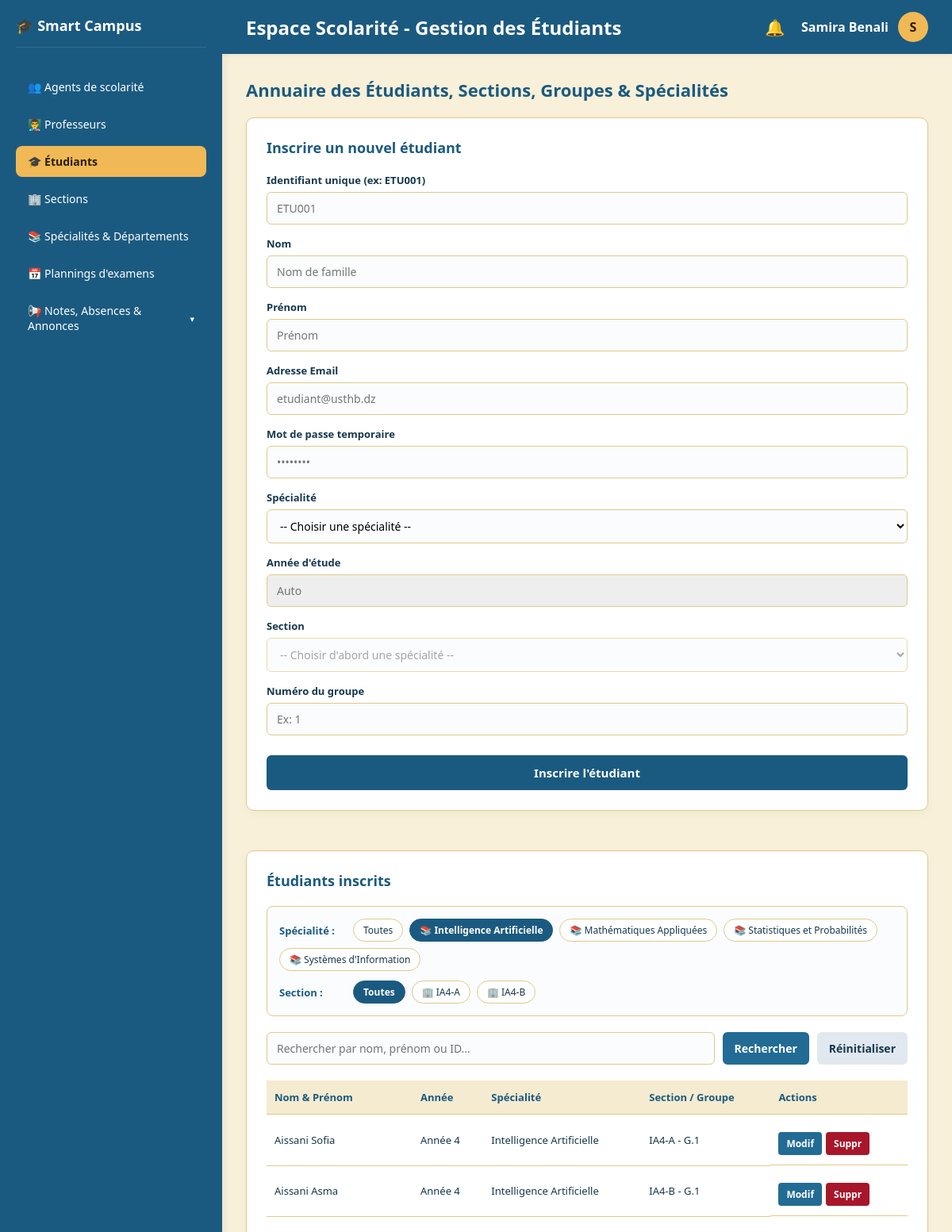
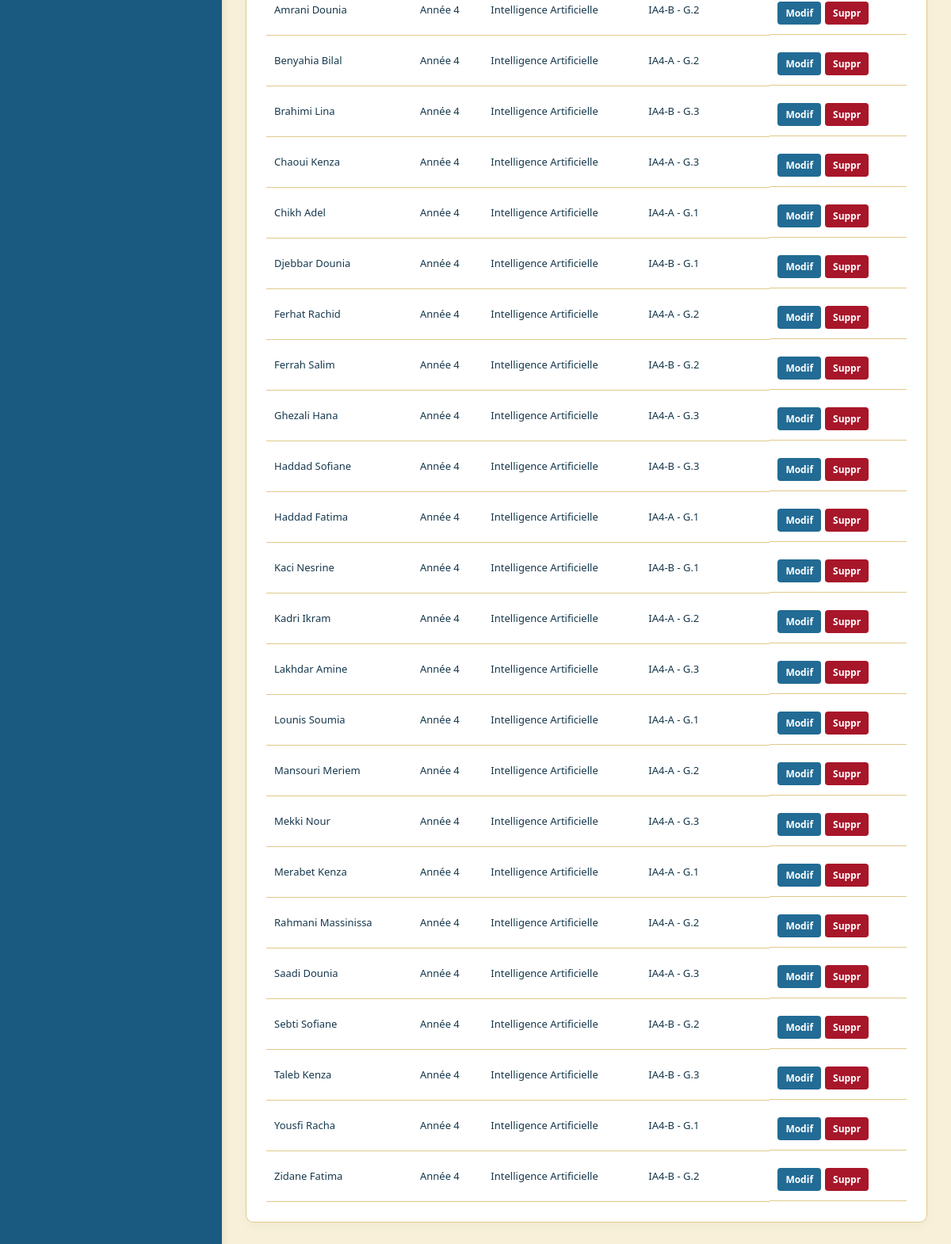
Page /gestion_etudiants.php?spec=9 (signed in) on the committed database (2 pictures, top to bottom).
### tables this page shows
CREATE TABLE `specialite` (
  `id_sp` int(11) NOT NULL,
  `NomSp` varchar(100) NOT NULL,
  `id_Dep` int(11) DEFAULT NULL,
  `annee` int(11) NOT NULL
);

CREATE TABLE `section` (
  `id_Sec` int(11) NOT NULL,
  `nom_sec` varchar(100) NOT NULL,
  `id_sp` int(11) DEFAULT NULL,
  `nombre_groupes` int(11) DEFAULT 4
);

### gestion_etudiants.php (the view, shortened to what this page needs)
<?php
$host = 'localhost';
$db   = 'smart_campus';
$user = 'root';
$pass = '';
try {
    $pdo = new PDO("mysql:host=$host;dbname=$db;charset=utf8mb4", $user, $pass);
    $pdo->setAttribute(PDO::ATTR_ERRMODE, PDO::ERRMODE_EXCEPTION);
    $stmt_sections = $pdo->query("SELECT * FROM section ORDER BY nom_sec ASC");
    $sections = $stmt_sections->fetchAll(PDO::FETCH_ASSOC);
    $stmt_specs = $pdo->query("SELECT * FROM specialite ORDER BY NomSp ASC");
    $specialites = $stmt_specs->fetchAll(PDO::FETCH_ASSOC);
    $spec_filter = trim($_GET['spec'] ?? '');
    $sec_filter = trim($_GET['sec'] ?? '');
    $groupe_filter = trim($_GET['groupe'] ?? '');
    $search = trim($_GET['search'] ?? '');
    $sql = "SELECT u.id_user, u.nom, u.prenom, u.email, e.annee, e.groupe, e.id_Sec, e.id_sp, sec.nom_sec, sp.NomSp as nom_spec
            FROM etudiant e
            JOIN user u ON e.id_user COLLATE utf8mb4_unicode_ci = u.id_user COLLATE utf8mb4_unicode_ci
            LEFT JOIN section sec ON e.id_Sec = sec.id_Sec
            LEFT JOIN specialite sp ON e.id_sp = sp.id_sp
            WHERE 1=1";
    $params = [];
    if (!empty($spec_filter)) {
        $sql .= " AND e.id_sp = ?";
        $params[] = $spec_filter;
    }
    $sql .= " ORDER BY u.nom ASC";
    $stmt_etus = $pdo->prepare($sql);
    $stmt_etus->execute($params);
    $etudiants = $stmt_etus->fetchAll(PDO::FETCH_ASSOC);
} catch (PDOException $e) {
    if (isset($pdo) && $pdo->inTransaction()) {
        $pdo->rollBack();
    }
    $error = "Erreur de base de données : " . $e->getMessage();
}
?>
<!DOCTYPE html>
<html lang="fr">
<head>
</head>
<body>
    <div class="sidebar">
        <div class="sidebar-top">
            <div class="logo-area">
                <span>🎓 Smart Campus</span>
            </div>
            <div class="menu">
                <?php if (!empty($_SESSION['is_super_admin'])): ?>
                    <a href="admin_principal_dashboard.php" class="menu-item">👥 Agents de scolarité</a>
                <?php endif; ?>
                <a href="gestion_profs.php" class="menu-item">👨‍🏫 Professeurs</a>
                <a href="gestion_etudiants.php" class="menu-item active">🎓 Étudiants</a>
                <a href="gestion_sections.php" class="menu-item">🏢 Sections</a>
                <a href="gestion_specialites.php" class="menu-item">📚 Spécialités & Départements</a>
                <a href="gestion_examens.php" class="menu-item">📅 Plannings d'examens</a>
                <div class="menu-dropdown">
                    <a href="javascript:void(0);" class="menu-item dropdown-toggle" onclick="toggleSubmenu()">
                        <span>📢 Notes, Absences & Annonces</span>
                        <span id="arrow" style="font-size: 11px;">▾</span>
                    </a>
                </div>
            </div>
        </div>
    </div>
    <div class="main-content">
        <div class="top-navbar">
            <h2>Espace Scolarité - Gestion des Étudiants</h2>
<div class="notif-menu-container" onclick="toggleNotifMenu(event)" style="position: relative; cursor: pointer; margin-right: -160px;">
    <div style="font-size: 20px; position: relative;">
        🔔
    </div>
</div>
            <div class="user-menu-container" onclick="toggleUserMenu(event)">
                <div class="user-profile">
                    <span><strong><?php echo htmlspecialchars($_SESSION['prenom'] . ' ' . $_SESSION['nom']); ?></strong></span>
                    <div class="user-avatar"><?php echo strtoupper(substr($_SESSION['prenom'], 0, 1)); ?></div>
                </div>
            </div>
        </div>
        <div class="content-body">
            <h3 class="section-title">Annuaire des Étudiants, Sections, Groupes & Spécialités</h3>
            <div class="admin-grid">
                <div class="card">
                    <h3>Inscrire un nouvel étudiant</h3>
                    <form action="gestion_etudiants.php" method="POST">
                        <div class="form-group">
                            <label for="id_etudiant">Identifiant unique (ex: ETU001)</label>
                            <input type="text" id="id_etudiant" name="id_etudiant" required placeholder="ETU001">
                        </div>
                        <div class="form-group">
                            <label for="nom">Nom</label>
                            <input type="text" id="nom" name="nom" required placeholder="Nom de famille">
                        </div>
                        <div class="form-group">
                            <label for="prenom">Prénom</label>
                            <input type="text" id="prenom" name="prenom" required placeholder="Prénom">
                        </div>
                        <div class="form-group">
                            <label for="email">Adresse Email</label>
                            <input type="email" id="email" name="email" required placeholder="etudiant@usthb.dz">
                        </div>
                        <div class="form-group">
                            <label for="password">Mot de passe temporaire</label>
                            <input type="password" id="password" name="password" required placeholder="••••••••">
                        </div>
                        <div class="form-group">
                            <label for="id_spec">Spécialité</label>
                            <select id="id_spec" name="id_spec" onchange="surChangementSpecialite('id_spec', 'annee', 'id_section')" required>
                                <option value="">-- Choisir une spécialité --</option>
                            </select>
                        </div>
                        <div class="form-group">
                            <label for="annee">Année d'étude</label>
                            <input type="number" id="annee" name="annee" readonly style="background-color: #eee;" required placeholder="Auto">
                        </div>
                        <div class="form-group">
                            <label for="id_section">Section</label>
                            <select id="id_section" name="id_section" required disabled>
                                <option value="">-- Choisir d'abord une spécialité --</option>
                            </select>
                        </div>
                        <div class="form-group">
                            <label for="groupe">Numéro du groupe</label>
                            <input type="number" id="groupe" name="groupe" min="1" required placeholder="Ex: 1">
                        </div>
                        <button type="submit" name="ajouter_etudiant" class="btn-submit">Inscrire l'étudiant</button>
                    </form>
                </div>
                <div class="card">
                    <h3>Étudiants inscrits</h3>
                    <div class="filter-container">
                        <div class="filter-group-row">
                            <span class="filter-label">Spécialité :</span>
                            <a href="gestion_etudiants.php<?php echo !empty($search) ? '?search=' . urlencode($search) : ''; ?>"
                               class="filter-pill <?php echo empty($spec_filter) ? 'active' : ''; ?>">Toutes</a>
                            <?php foreach ($specialites as $sp): ?>
                                <a href="gestion_etudiants.php?spec=<?php echo $sp['id_sp']; ?><?php echo !empty($search) ? '&search=' . urlencode($search) : ''; ?>"
                                   class="filter-pill <?php echo ($spec_filter == $sp['id_sp']) ? 'active' : ''; ?>">
                                    📚 <?php echo htmlspecialchars($sp['NomSp']); ?>
                                </a>
                            <?php endforeach; ?>
                        </div>
                        <?php if (!empty($spec_filter)):
                            $filtered_sections = array_filter($sections, function($sec) use ($spec_filter) {
                                return $sec['id_sp'] == $spec_filter;
                            });
                        ?>
                        <div class="filter-group-row">
                            <span class="filter-label">Section :</span>
                            <a href="gestion_etudiants.php?spec=<?php echo $spec_filter; ?><?php echo !empty($search) ? '&search=' . urlencode($search) : ''; ?>"
                               class="filter-pill <?php echo empty($sec_filter) ? 'active' : ''; ?>">Toutes</a>
                            <?php foreach ($filtered_sections as $sec): ?>
                                <a href="gestion_etudiants.php?spec=<?php echo $spec_filter; ?>&sec=<?php echo $sec['id_Sec']; ?><?php echo !empty($search) ? '&search=' . urlencode($search) : ''; ?>"
                                   class="filter-pill <?php echo ($sec_filter == $sec['id_Sec']) ? 'active' : ''; ?>">
                                    🏢 <?php echo htmlspecialchars($sec['nom_sec']); ?>
                                </a>
                            <?php endforeach; ?>
                        </div>
                        <?php endif; ?>
                    </div>
                    <form action="gestion_etudiants.php" method="GET" class="search-form">
                        <input type="text" name="search" placeholder="Rechercher par nom, prénom ou ID..." value="<?php echo htmlspecialchars($search); ?>">
                        <button type="submit" class="btn-search">Rechercher</button>
                        <?php if (!empty($search) || !empty($spec_filter) || !empty($sec_filter) || !empty($groupe_filter)): ?>
                            <a href="gestion_etudiants.php" class="btn-reset" title="Réinitialiser tous les filtres">Réinitialiser</a>
                        <?php endif; ?>
                    </form>
                    <?php if (empty($etudiants)): ?>
                        <p style="color: var(--text-muted);">Aucun étudiant trouvé pour ces critères.</p>
                    <?php else: ?>
                        <div style="overflow-x: auto;">
                            <table>
                                <thead>
                                    <tr>
                                        <th>Nom & Prénom</th>
                                        <th>Année</th>
                                        <th>Spécialité</th>
                                        <th>Section / Groupe</th>
                                        <th>Actions</th>
                                    </tr>
                                </thead>
                                <tbody>
                                    <?php foreach ($etudiants as $etu): ?>
                                        <tr>
                                            <td><?php echo htmlspecialchars($etu['nom'] . ' ' . $etu['prenom']); ?></td>
                                            <td>Année <?php echo htmlspecialchars($etu['annee']); ?></td>
                                            <td><?php echo htmlspecialchars($etu['nom_spec'] ?? 'Non assignée'); ?></td>
                                            <td><?php echo htmlspecialchars(($etu['nom_sec'] ?? 'Section') . ' - G.' . ($etu['groupe'] ?? 1)); ?></td>
                                            <td style="display: flex; align-items: center; gap: 5px;">
                                                <button type="button" class="btn-edit" onclick="ouvrirModalEdit(
                                                    '<?php echo htmlspecialchars($etu['id_user']); ?>',
                                                    '<?php echo addslashes($etu['nom']); ?>',
                                                    '<?php echo addslashes($etu['prenom']); ?>',
                                                    '<?php echo addslashes($etu['email']); ?>',
                                                    '<?php echo htmlspecialchars($etu['id_sp'] ?? ''); ?>',
                                                    '<?php echo htmlspecialchars($etu['id_Sec'] ?? ''); ?>',
                                                    '<?php echo htmlspecialchars($etu['groupe'] ?? 1); ?>'
                                                )">Modif</button>
                                                <form action="gestion_etudiants.php" method="POST" onsubmit="return confirm('Supprimer cet étudiant ?');" style="display:inline; margin: 0;">
                                                    <button type="submit" name="supprimer_etudiant" class="btn-delete">Suppr</button>
                                                </form>
                                            </td>
                                        </tr>
                                    <?php endforeach; ?>
                                </tbody>
                            </table>
                        </div>
                    <?php endif; ?>
                </div>
            </div>
        </div>
    </div>
</body>
</html>

### rows in the picture
specialite: NomSp "Intelligence Artificielle"
specialite: NomSp "Mathématiques Appliquées"
specialite: NomSp "Statistiques et Probabilités"
specialite: NomSp "Systèmes d'Information"
section: nom_sec "IA4-A"
section: nom_sec "IA4-B"

### other values in the picture
$_SESSION['prenom'] . ' ' . $_SESSION['nom'] "Samira Benali"
substr($_SESSION['prenom'], 0, 1) "S"
$etu['nom'] . ' ' . $etu['prenom'] "Aissani Sofia"
$etu['annee'] "4"
$etu['nom_spec'] "Intelligence Artificielle"
$etu['nom'] . ' ' . $etu['prenom'] "Aissani Asma"
$etu['nom'] . ' ' . $etu['prenom'] "Amrani Dounia"
$etu['nom'] . ' ' . $etu['prenom'] "Benyahia Bilal"
$etu['nom'] . ' ' . $etu['prenom'] "Brahimi Lina"
$etu['nom'] . ' ' . $etu['prenom'] "Chaoui Kenza"
$etu['nom'] . ' ' . $etu['prenom'] "Chikh Adel"
$etu['nom'] . ' ' . $etu['prenom'] "Djebbar Dounia"
$etu['nom'] . ' ' . $etu['prenom'] "Ferhat Rachid"
$etu['nom'] . ' ' . $etu['prenom'] "Ferrah Salim"
$etu['nom'] . ' ' . $etu['prenom'] "Ghezali Hana"
